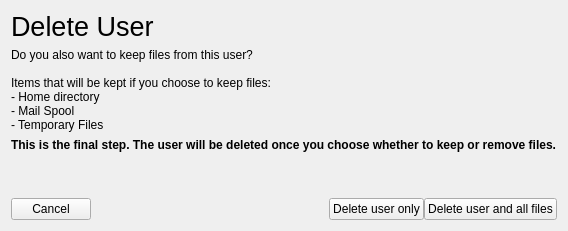
               <widget class="QWidget" name="page_7">
                <property name="autoFillBackground">
                 <bool>true</bool>
                </property>
                <layout class="QVBoxLayout" name="verticalLayout_24">
                 <item>
                  <widget class="QLabel" name="label_65">
                   <property name="font">
                    <font>
                     <pointsize>20</pointsize>
                    </font>
                   </property>
                   <property name="text">
                    <string>Delete User</string>
                   </property>
                  </widget>
                 </item>
                 <item>
                  <widget class="QLabel" name="label_66">
                   <property name="text">
                    <string>Do you also want to keep files from this user?

Items that will be kept if you choose to keep files:
- Home directory
- Mail Spool
- Temporary Files</string>
                   </property>
                  </widget>
                 </item>
                 <item>
                  <widget class="QLabel" name="label_93">
                   <property name="font">
                    <font>
                     <weight>75</weight>
                     <bold>true</bold>
                    </font>
                   </property>
                   <property name="text">
                    <string>This is the final step. The user will be deleted once you choose whether to keep or remove files.</string>
                   </property>
                  </widget>
                 </item>
                 <item>
                  <spacer name="verticalSpacer_21">
                   <property name="orientation">
                    <enum>Qt::Vertical</enum>
                   </property>
                   <property name="sizeHint" stdset="0">
                    <size>
                     <width>20</width>
                     <height>40</height>
                    </size>
                   </property>
                  </spacer>
                 </item>
                 <item>
                  <layout class="QHBoxLayout" name="horizontalLayout_35">
                   <property name="spacing">
                    <number>0</number>
                   </property>
                   <item>
                    <widget class="QPushButton" name="userSettingsCancelDeleteUser">
                     <property name="text">
                      <string>Cancel</string>
                     </property>
                     <property name="icon">
                      <iconset theme="dialog-cancel">
                       <normaloff>.</normaloff>.</iconset>
                     </property>
                    </widget>
                   </item>
                   <item>
                    <spacer name="horizontalSpacer_24">
                     <property name="orientation">
                      <enum>Qt::Horizontal</enum>
                     </property>
                     <property name="sizeHint" stdset="0">
                      <size>
                       <width>40</width>
                       <height>20</height>
                      </size>
                     </property>
                    </spacer>
                   </item>
                   <item>
                    <widget class="QPushButton" name="userSettingsDeleteUserOnly">
                     <property name="text">
                      <string>Delete user only</string>
                     </property>
                     <property name="icon">
                      <iconset theme="edit-delete">
                       <normaloff>.</normaloff>.</iconset>
                     </property>
                    </widget>
                   </item>
                   <item>
                    <widget class="QPushButton" name="userSettingsDeleteUserAndData">
                     <property name="text">
                      <string>Delete user and all files</string>
                     </property>
                     <property name="icon">
                      <iconset theme="edit-delete">
                       <normaloff>.</normaloff>.</iconset>
                     </property>
                    </widget>
                   </item>
                  </layout>
                 </item>
                </layout>
               </widget>
